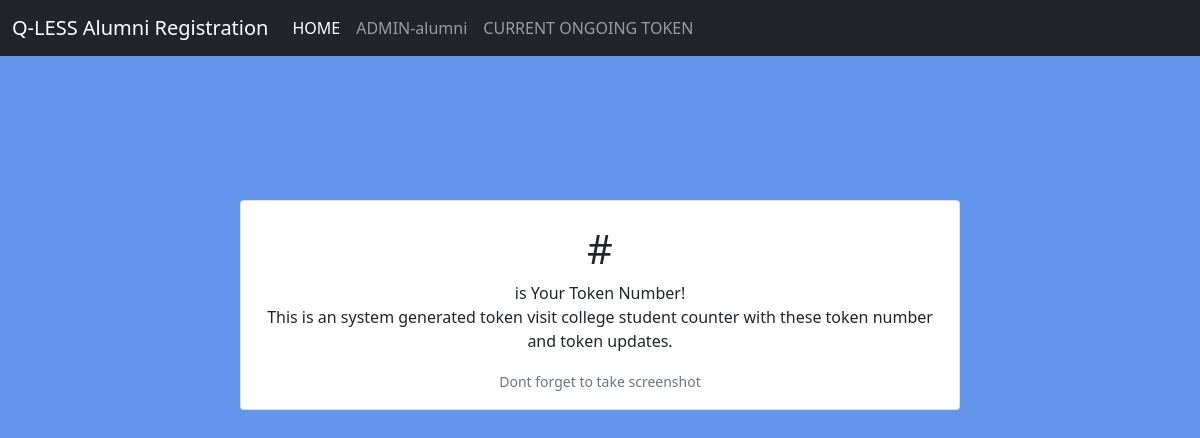
Page /alumnitoken/ on the earlier database version.
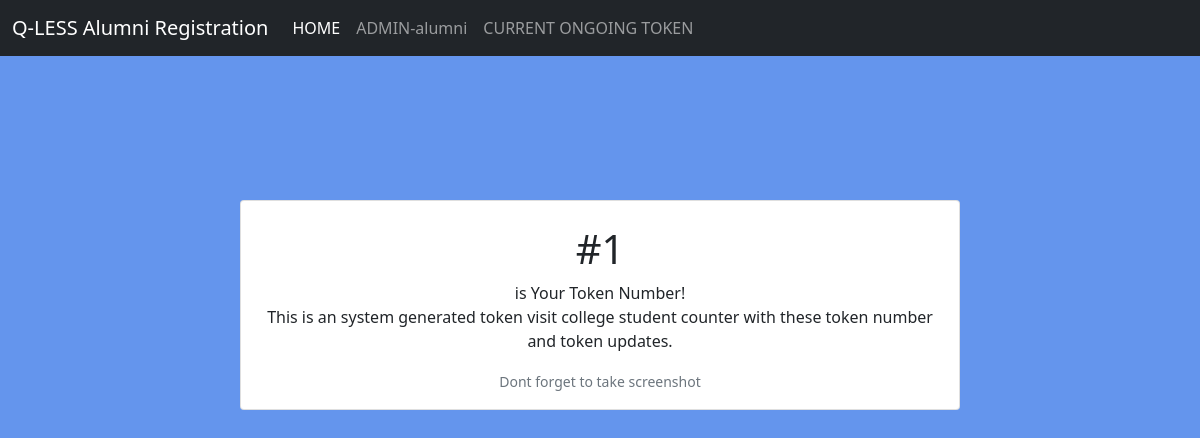
Same page on the later database version.
### Tokenapp/models.py (models this page shows, shortened)
class Alumni(models.Model):
    name = models.CharField(max_length=20)
    token = models.IntegerField(default=0)
    email = models.EmailField()
    gr_no = models.IntegerField()
    branch = models.CharField(max_length=10)
    query = models.CharField(max_length=200, null=True, blank=True)
    passout = models.CharField(max_length=10)
    date = models.DateTimeField(auto_now=True)

### Tokenapp/views.py (the view)
# urls.py: path("alumnitoken/",views.alumnitoken,name="alumnitoken"),
def alumnitoken(request):
    tokennum = Alumni.objects.last()
    context = {
        'tokenno': tokennum
    }
    return render(request,'alumnitoken.html', context)

### templates/alumnitoken.html (shortened to what this page needs)
{% load static %}
<!DOCTYPE html>
<html lang="en">
<head>
  <link href="https://cdn.jsdelivr.net/npm/bootstrap@5.0.1/dist/css/bootstrap.min.css" rel="stylesheet">
</head>
<body style="background-color:cornflowerblue;">
    <nav class="navbar navbar-expand-lg navbar-dark  bg-dark">
        <div class="container-fluid">
          <a class="navbar-brand" href="#">Q-LESS Alumni Registration</a>
          <div class="collapse navbar-collapse" id="navbarSupportedContent">
            <ul class="navbar-nav me-auto mb-2 mb-lg-0">
              <li class="nav-item">
                <a class="nav-link active" aria-current="page" href="/">HOME</a>
              </li>
              <li class="nav-item">
                <a class="nav-link" href="/alumniadminview" target="_blank">ADMIN-alumni</a>
              </li>
              <li class="nav-item">
                <a class="nav-link" href="/alumnicurrenttoken" target="_blank">CURRENT ONGOING TOKEN</a>
              </li>
            </ul>
          </div>
        </div>
    </nav><br><br><br><br><br><br>
    <center>
    <div style="height: 20vh;width: 60vw;display: block;">
        <div class="card mb-3">
          <div class="card-body">
            <h5 class="card-title"><h1>#{{ tokenno.id }}</h1> is Your Token Number!</h5>
            <p class="card-text">This is an system generated token visit college student counter with these token number and token updates.</p>
            <p class="card-text"><small class="text-muted">Dont forget to take screenshot</small></p>
          </div>
        </div>
    </div>
    </center>
</body>
</html>

Differences in the rows shown:
added Alumni: id "1"
